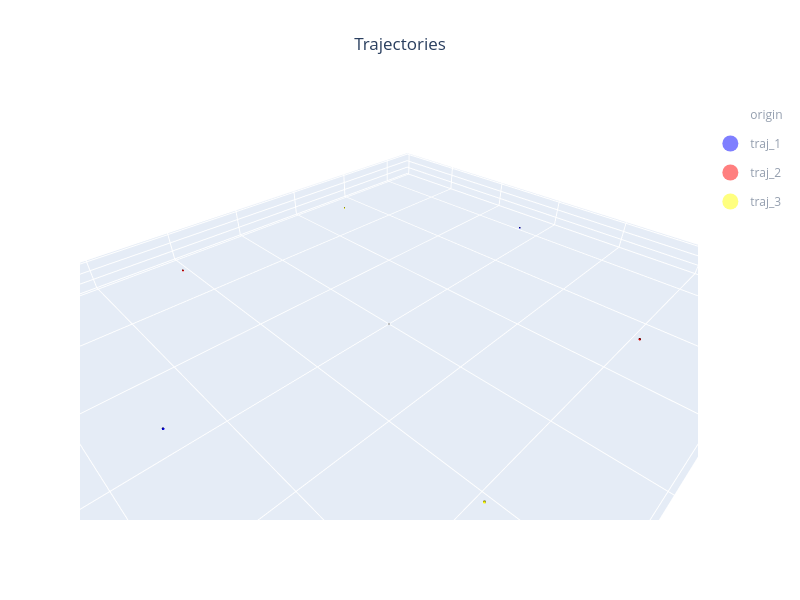

Notebook source saved alongside this figure:
### Markdown cell above
## Simulator

### Code cell
simulator = Simulator(
	visualizer=gaz,
	terminals=['gcs'],
	verbose=1,
)

for veh in vehs:
    simulator.add_vehicle(veh)

simulator.show()

### Figure 1 — Plotly figure (JSON) as saved in the notebook; plotly's stock layout.template omitted (floating-point values rounded to 4 significant figures; data arrays with more than 128 entries replaced by an {"elided": "..."} marker saying what was removed)
{"data": [{"color": "white", "flatshading": false, "i": {"elided": "468 int values"}, "j": {"elided": "468 int values"}, "k": {"elided": "468 int values"}, "legendgroup": "origin", "lighting": {"ambient": 0.35, "diffuse": 0.8, "roughness": 0.9, "specular": 0.2}, "lightposition": {"x": 200, "y": 200, "z": 100}, "name": "origin", "opacity": 0.95, "showlegend": false, "type": "mesh3d", "x": {"elided": "252 float values"}, "y": {"elided": "252 float values"}, "z": {"elided": "252 float values"}}, {"color": "blue", "flatshading": false, "i": {"elided": "468 int values"}, "j": {"elided": "468 int values"}, "k": {"elided": "468 int values"}, "legendgroup": "traj_1", "lighting": {"ambient": 0.35, "diffuse": 0.8, "roughness": 0.9, "specular": 0.2}, "lightposition": {"x": 200, "y": 200, "z": 100}, "name": "traj_1", "opacity": 0.95, "showlegend": false, "type": "mesh3d", "x": {"elided": "252 float values"}, "y": {"elided": "252 float values"}, "z": {"elided": "252 float values"}}, {"color": "blue", "flatshading": false, "i": {"elided": "468 int values"}, "j": {"elided": "468 int values"}, "k": {"elided": "468 int values"}, "legendgroup": "traj_1", "lighting": {"ambient": 0.35, "diffuse": 0.8, "roughness": 0.9, "specular": 0.2}, "lightposition": {"x": 200, "y": 200, "z": 100}, "name": "traj_1", "opacity": 0.95, "showlegend": false, "type": "mesh3d", "x": {"elided": "252 float values"}, "y": {"elided": "252 float values"}, "z": {"elided": "252 float values"}}, {"color": "blue", "flatshading": false, "i": {"elided": "468 int values"}, "j": {"elided": "468 int values"}, "k": {"elided": "468 int values"}, "legendgroup": "traj_1", "lighting": {"ambient": 0.35, "diffuse": 0.8, "roughness": 0.9, "specular": 0.2}, "lightposition": {"x": 200, "y": 200, "z": 100}, "name": "traj_1", "opacity": 0.95, "showlegend": false, "type": "mesh3d", "x": {"elided": "252 float values"}, "y": {"elided": "252 float values"}, "z": {"elided": "252 float values"}}, {"color": "red", "flatshading": false, "i": {"elided": "468 int values"}, "j": {"elided": "468 int values"}, "k": {"elided": "468 int values"}, "legendgroup": "traj_2", "lighting": {"ambient": 0.35, "diffuse": 0.8, "roughness": 0.9, "specular": 0.2}, "lightposition": {"x": 200, "y": 200, "z": 100}, "name": "traj_2", "opacity": 0.95, "showlegend": false, "type": "mesh3d", "x": {"elided": "252 float values"}, "y": {"elided": "252 float values"}, "z": {"elided": "252 float values"}}, {"color": "red", "flatshading": false, "i": {"elided": "468 int values"}, "j": {"elided": "468 int values"}, "k": {"elided": "468 int values"}, "legendgroup": "traj_2", "lighting": {"ambient": 0.35, "diffuse": 0.8, "roughness": 0.9, "specular": 0.2}, "lightposition": {"x": 200, "y": 200, "z": 100}, "name": "traj_2", "opacity": 0.95, "showlegend": false, "type": "mesh3d", "x": {"elided": "252 float values"}, "y": {"elided": "252 float values"}, "z": {"elided": "252 float values"}}, {"color": "red", "flatshading": false, "i": {"elided": "468 int values"}, "j": {"elided": "468 int values"}, "k": {"elided": "468 int values"}, "legendgroup": "traj_2", "lighting": {"ambient": 0.35, "diffuse": 0.8, "roughness": 0.9, "specular": 0.2}, "lightposition": {"x": 200, "y": 200, "z": 100}, "name": "traj_2", "opacity": 0.95, "showlegend": false, "type": "mesh3d", "x": {"elided": "252 float values"}, "y": {"elided": "252 float values"}, "z": {"elided": "252 float values"}}, {"color": "yellow", "flatshading": false, "i": {"elided": "468 int values"}, "j": {"elided": "468 int values"}, "k": {"elided": "468 int values"}, "legendgroup": "traj_3", "lighting": {"ambient": 0.35, "diffuse": 0.8, "roughness": 0.9, "specular": 0.2}, "lightposition": {"x": 200, "y": 200, "z": 100}, "name": "traj_3", "opacity": 0.95, "showlegend": false, "type": "mesh3d", "x": {"elided": "252 float values"}, "y": {"elided": "252 float values"}, "z": {"elided": "252 float values"}}, {"color": "yellow", "flatshading": false, "i": {"elided": "468 int values"}, "j": {"elided": "468 int values"}, "k": {"elided": "468 int values"}, "legendgroup": "traj_3", "lighting": {"ambient": 0.35, "diffuse": 0.8, "roughness": 0.9, "specular": 0.2}, "lightposition": {"x": 200, "y": 200, "z": 100}, "name": "traj_3", "opacity": 0.95, "showlegend": false, "type": "mesh3d", "x": {"elided": "252 float values"}, "y": {"elided": "252 float values"}, "z": {"elided": "252 float values"}}, {"color": "yellow", "flatshading": false, "i": {"elided": "468 int values"}, "j": {"elided": "468 int values"}, "k": {"elided": "468 int values"}, "legendgroup": "traj_3", "lighting": {"ambient": 0.35, "diffuse": 0.8, "roughness": 0.9, "specular": 0.2}, "lightposition": {"x": 200, "y": 200, "z": 100}, "name": "traj_3", "opacity": 0.95, "showlegend": false, "type": "mesh3d", "x": {"elided": "252 float values"}, "y": {"elided": "252 float values"}, "z": {"elided": "252 float values"}}, {"hoverinfo": "skip", "legendgroup": "origin", "marker": {"color": "white", "opacity": 1, "size": 18, "symbol": "circle"}, "mode": "markers", "name": "origin", "showlegend": true, "type": "scatter3d", "visible": "legendonly", "x": [0], "y": [0], "z": [0]}, {"hoverinfo": "skip", "legendgroup": "traj_1", "marker": {"color": "blue", "opacity": 1, "size": 18, "symbol": "circle"}, "mode": "markers", "name": "traj_1", "showlegend": true, "type": "scatter3d", "visible": "legendonly", "x": [0], "y": [0], "z": [0]}, {"hoverinfo": "skip", "legendgroup": "traj_2", "marker": {"color": "red", "opacity": 1, "size": 18, "symbol": "circle"}, "mode": "markers", "name": "traj_2", "showlegend": true, "type": "scatter3d", "visible": "legendonly", "x": [0], "y": [0], "z": [0]}, {"hoverinfo": "skip", "legendgroup": "traj_3", "marker": {"color": "yellow", "opacity": 1, "size": 18, "symbol": "circle"}, "mode": "markers", "name": "traj_3", "showlegend": true, "type": "scatter3d", "visible": "legendonly", "x": [0], "y": [0], "z": [0]}], "layout": {"height": 600, "legend": {"groupclick": "togglegroup"}, "scene": {"aspectmode": "data", "xaxis": {"range": [-70.28, 70.28], "title": {"text": "x"}}, "yaxis": {"range": [-60.9, 60.9], "title": {"text": "y"}}, "zaxis": {"range": [0, 6.28], "title": {"text": "z"}}}, "showlegend": true, "title": {"text": "Trajectories", "x": 0.5, "xanchor": "center"}, "width": 800}}
